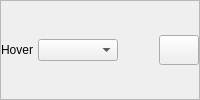
            <widget class="QFrame" name="hover_7">
             <property name="maximumSize">
              <size>
               <width>16777215</width>
               <height>16777215</height>
              </size>
             </property>
             <property name="frameShape">
              <enum>QFrame::StyledPanel</enum>
             </property>
             <property name="frameShadow">
              <enum>QFrame::Raised</enum>
             </property>
             <layout class="QHBoxLayout" name="horizontalLayout_47">
              <property name="spacing">
               <number>4</number>
              </property>
              <property name="leftMargin">
               <number>0</number>
              </property>
              <property name="topMargin">
               <number>0</number>
              </property>
              <property name="rightMargin">
               <number>0</number>
              </property>
              <property name="bottomMargin">
               <number>0</number>
              </property>
              <item>
               <widget class="QLabel" name="hover_8">
                <property name="minimumSize">
                 <size>
                  <width>0</width>
                  <height>0</height>
                 </size>
                </property>
                <property name="maximumSize">
                 <size>
                  <width>70</width>
                  <height>16777215</height>
                 </size>
                </property>
                <property name="text">
                 <string>Hover</string>
                </property>
               </widget>
              </item>
              <item>
               <widget class="QComboBox" name="changeSelectedColor_33">
                <property name="minimumSize">
                 <size>
                  <width>80</width>
                  <height>0</height>
                 </size>
                </property>
                <property name="maximumSize">
                 <size>
                  <width>80</width>
                  <height>16777215</height>
                 </size>
                </property>
               </widget>
              </item>
              <item>
               <widget class="QLabel" name="selectedColor_33">
                <property name="minimumSize">
                 <size>
                  <width>0</width>
                  <height>24</height>
                 </size>
                </property>
                <property name="maximumSize">
                 <size>
                  <width>50</width>
                  <height>24</height>
                 </size>
                </property>
                <property name="text">
                 <string/>
                </property>
               </widget>
              </item>
              <item>
               <widget class="QPushButton" name="colorPicker_33">
                <property name="minimumSize">
                 <size>
                  <width>40</width>
                  <height>30</height>
                 </size>
                </property>
                <property name="maximumSize">
                 <size>
                  <width>40</width>
                  <height>30</height>
                 </size>
                </property>
                <property name="cursor">
                 <cursorShape>PointingHandCursor</cursorShape>
                </property>
                <property name="text">
                 <string/>
                </property>
               </widget>
              </item>
             </layout>
            </widget>
